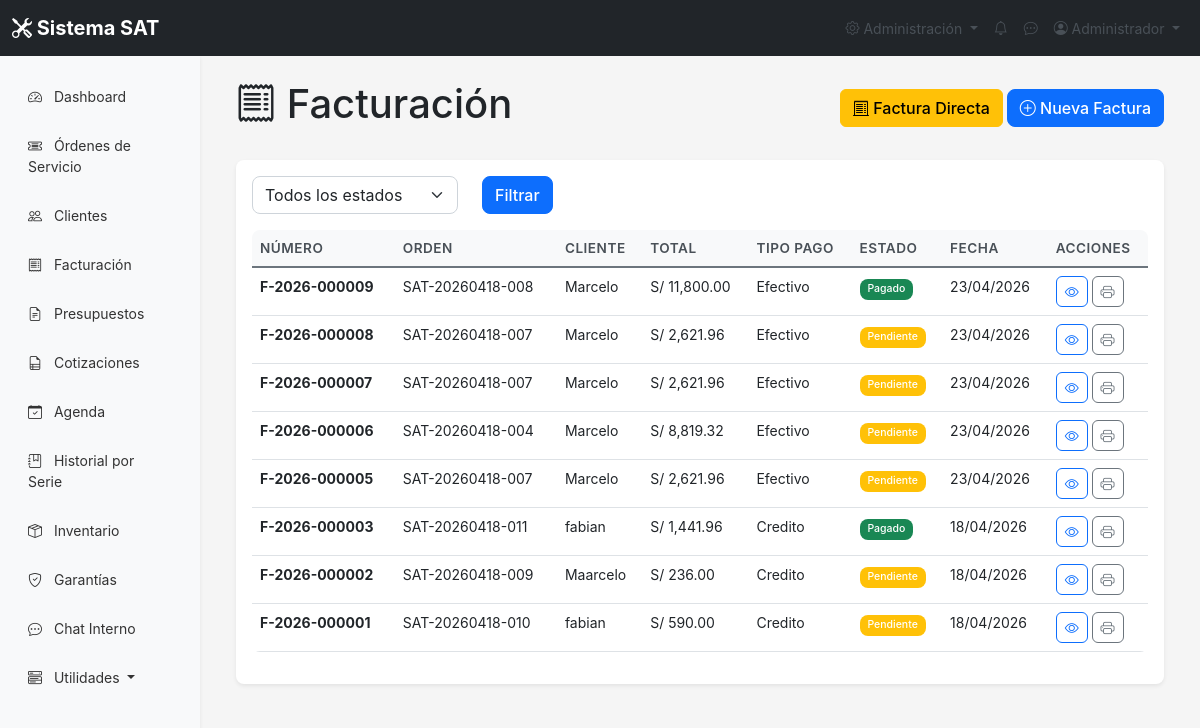
Screenshot of /facturacion/listar.php (signed in) with the database file from the repository.
### tables this page shows
CREATE TABLE IF NOT EXISTS `facturas` (
  `id` int NOT NULL AUTO_INCREMENT,
  `numero_factura` varchar(20) NOT NULL,
  `orden_id` int NOT NULL,
  `cliente_id` int NOT NULL,
  `subtotal` decimal(10,2) NOT NULL,
  `igv` decimal(10,2) NOT NULL,
  `total` decimal(10,2) NOT NULL,
  `tipo_pago` enum('efectivo','tarjeta','transferencia','credito') DEFAULT 'efectivo',
  `estado_pago` enum('pendiente','pagado','cancelado') DEFAULT 'pendiente',
  `fecha_emision` datetime DEFAULT CURRENT_TIMESTAMP,
  `fecha_pago` datetime DEFAULT NULL,
  `observaciones` text,
  PRIMARY KEY (`id`),
  UNIQUE KEY `numero_factura` (`numero_factura`),
  KEY `orden_id` (`orden_id`),
  KEY `cliente_id` (`cliente_id`)
);

CREATE TABLE IF NOT EXISTS `ordenes_servicio` (
  `id` int NOT NULL AUTO_INCREMENT,
  `codigo` varchar(20) NOT NULL,
  `equipo_id` int NOT NULL,
  `tecnico_id` int DEFAULT NULL,
  `cliente_id` int NOT NULL,
  `estado` enum('recibido','en_diagnostico','en_reparacion','esperando_repuestos','reparado','entregado','cancelado') DEFAULT 'recibido',
  `prioridad` enum('baja','normal','alta','urgente') DEFAULT 'normal',
  `diagnostico` text,
  `solucion` text,
  `observaciones` text,
  `fecha_ingreso` datetime DEFAULT CURRENT_TIMESTAMP,
  `fecha_diagnostico` datetime DEFAULT NULL,
  `fecha_reparacion` datetime DEFAULT NULL,
  `fecha_entrega` datetime DEFAULT NULL,
  `tiempo_estimado` int DEFAULT NULL,
  `costo_diagnostico` decimal(10,2) DEFAULT '0.00',
  `costo_reparacion` decimal(10,2) DEFAULT '0.00',
  `costo_total` decimal(10,2) DEFAULT '0.00',
  `nota_cliente` text,
  `estado_orden` enum('abierta','cerrada','cancelada') DEFAULT 'abierta',
  `sucursal_id` int DEFAULT NULL,
  PRIMARY KEY (`id`),
  UNIQUE KEY `codigo` (`codigo`),
  KEY `equipo_id` (`equipo_id`),
  KEY `tecnico_id` (`tecnico_id`),
  KEY `cliente_id` (`cliente_id`)
);

CREATE TABLE IF NOT EXISTS `clientes` (
  `id` int NOT NULL AUTO_INCREMENT,
  `nombre` varchar(100) NOT NULL,
  `email` varchar(100) DEFAULT NULL,
  `telefono` varchar(20) NOT NULL,
  `direccion` text,
  `dni` varchar(20) DEFAULT NULL,
  `fecha_registro` timestamp NULL DEFAULT CURRENT_TIMESTAMP,
  `estado` enum('activo','inactivo') DEFAULT 'activo',
  `sucursal_id` int DEFAULT NULL,
  PRIMARY KEY (`id`)
);

### include/funciones.php (called while the page is built, shortened)
<?php
require_once __DIR__ . '/../config/config.php';
function getAllFacturas($estado = '') {
    $conn = getConnection();
    $sql = "SELECT f.*, c.nombre as cliente_nombre, o.codigo as orden_codigo FROM facturas f JOIN clientes c ON f.cliente_id = c.id JOIN ordenes_servicio o ON f.orden_id = o.id";
    $sql .= " ORDER BY f.fecha_emision DESC";
    return $conn->query($sql);
}
?>

### config/config.php (called while the page is built, shortened)
<?php
function formatMoney($amount) {
    return 'S/ ' . number_format($amount, 2);
}
?>

### facturacion/listar.php (the view, shortened to what this page needs)
<?php
require_once '../config/config.php';
require_once '../include/funciones.php';
require_once '../include/header.php';
$estado = $_GET['estado'] ?? '';
$facturas = getAllFacturas($estado);
?>
<div class="container-fluid">
    <div class="d-flex justify-content-between align-items-center mb-4">
        <h1><i class="bi bi-receipt"></i> Facturación</h1>
        <div>
            <a href="crear.php?directa=1" class="btn btn-warning">
                <i class="bi bi-receipt-cutoff"></i> Factura Directa
            </a>
            <a href="crear.php" class="btn btn-primary">
                <i class="bi bi-plus-circle"></i> Nueva Factura
            </a>
        </div>
    </div>
    <div class="card">
        <div class="card-body">
            <form method="GET" class="mb-3">
                <div class="row">
                    <div class="col-md-3">
                        <select name="estado" class="form-select">
                            <option value="">Todos los estados</option>
                        </select>
                    </div>
                    <div class="col-md-2">
                        <button type="submit" class="btn btn-primary">Filtrar</button>
                    </div>
                </div>
            </form>
            <div class="table-responsive">
                <table class="table table-hover">
                    <thead>
                        <tr>
                            <th>Número</th>
                            <th>Orden</th>
                            <th>Cliente</th>
                            <th>Total</th>
                            <th>Tipo Pago</th>
                            <th>Estado</th>
                            <th>Fecha</th>
                            <th>Acciones</th>
                        </tr>
                    </thead>
                    <tbody>
                        <?php while ($factura = $facturas->fetch_assoc()): ?>
                        <tr>
                            <td><strong><?= $factura['numero_factura'] ?></strong></td>
                            <td><?= $factura['orden_codigo'] ?></td>
                            <td><?= htmlspecialchars($factura['cliente_nombre']) ?></td>
                            <td><?= formatMoney($factura['total']) ?></td>
                            <td><?= ucfirst($factura['tipo_pago']) ?></td>
                            <td>
                                <span class="badge bg-<?= $factura['estado_pago'] === 'pagado' ? 'success' : ($factura['estado_pago'] === 'pendiente' ? 'warning' : 'danger') ?>">
                                    <?= ucfirst($factura['estado_pago']) ?>
                                </span>
                            </td>
                            <td><?= date('d/m/Y', strtotime($factura['fecha_emision'])) ?></td>
                            <td>
                                <a href="ver.php?id=<?= $factura['id'] ?>" class="btn btn-sm btn-outline-primary" title="Ver">
                                    <i class="bi bi-eye"></i>
                                </a>
                                <a href="imprimir.php?id=<?= $factura['id'] ?>" class="btn btn-sm btn-outline-secondary" target="_blank" title="Imprimir">
                                    <i class="bi bi-printer"></i>
                                </a>
                            </td>
                        </tr>
                        <?php endwhile; ?>
                    </tbody>
                </table>
            </div>
        </div>
    </div>
</div>
<?php require_once '../include/footer.php'; ?>

### css/styles.css (style rules this page uses)
:root { --primary: #0d6efd; --secondary: #6c757d; --success: #198754; --danger: #dc3545; --warning: #ffc107; --info: #0dcaf0; --light: #f8f9fa; --dark: #212529; }
body { font-family: -apple-system, BlinkMacSystemFont, 'Segoe UI', Roboto, 'Helvetica Neue', Arial, sans-serif; font-size: 14px; background-color: #f5f5f5; }
.card { border: none; box-shadow: 0 0.125rem 0.25rem rgba(0, 0, 0, 0.075); border-radius: 0.5rem; }
.table th { font-weight: 600; color: #495057; background-color: #f8f9fa; }
.badge { padding: 0.35em 0.65em; font-weight: 500; }
.btn { border-radius: 0.375rem; font-weight: 500; }
.form-control, .form-select { border-radius: 0.375rem; border: 1px solid #ced4da; }
.btn-primary { background-color: var(--primary); border-color: var(--primary); }

### css/improved.css (style rules this page uses)
:root { --sat-primary: #0d6efd; --sat-secondary: #6c757d; --sat-success: #198754; --sat-danger: #dc3545; --sat-warning: #ffc107; --sat-info: #0dcaf0; --sat-light: #f8f9fa; --sat-dark: #212529; --sat-border-radius: 8px; --sat-shadow: 0 0.125rem 0.25rem rgba(0, 0, 0, 0.075); --sat-transition: all 0.3s ease; }
.btn-primary { border-radius: var(--sat-border-radius); transition: var(--sat-transition); }
.form-control, .form-select { border-radius: var(--sat-border-radius); transition: var(--sat-transition); }
.table { border-radius: var(--sat-border-radius); overflow: hidden; }
.table thead th { background: var(--sat-light); border-bottom: 2px solid var(--sat-secondary); font-weight: 600; text-transform: uppercase; font-size: 0.85rem; letter-spacing: 0.5px; }
.badge { padding: 0.5em 0.75em; border-radius: var(--sat-border-radius); font-weight: 500; }

### rows the page displays
facturas: numero_factura "F-2026-000009", ordenes_servicio.codigo "SAT-20260418-008", cliente.nombre "Marcelo", total "S/ 11,800.00", tipo_pago "Efectivo", estado_pago "Pagado", fecha_emision "23/04/2026"
facturas: numero_factura "F-2026-000008", ordenes_servicio.codigo "SAT-20260418-007", cliente.nombre "Marcelo", total "S/ 2,621.96", tipo_pago "Efectivo", estado_pago "Pendiente", fecha_emision "23/04/2026"
facturas: numero_factura "F-2026-000007", ordenes_servicio.codigo "SAT-20260418-007", cliente.nombre "Marcelo", total "S/ 2,621.96", tipo_pago "Efectivo", estado_pago "Pendiente", fecha_emision "23/04/2026"
facturas: numero_factura "F-2026-000006", ordenes_servicio.codigo "SAT-20260418-004", cliente.nombre "Marcelo", total "S/ 8,819.32", tipo_pago "Efectivo", estado_pago "Pendiente", fecha_emision "23/04/2026"
facturas: numero_factura "F-2026-000005", ordenes_servicio.codigo "SAT-20260418-007", cliente.nombre "Marcelo", total "S/ 2,621.96", tipo_pago "Efectivo", estado_pago "Pendiente", fecha_emision "23/04/2026"
facturas: numero_factura "F-2026-000003", ordenes_servicio.codigo "SAT-20260418-011", cliente.nombre "fabian", total "S/ 1,441.96", tipo_pago "Credito", estado_pago "Pagado", fecha_emision "18/04/2026"
facturas: numero_factura "F-2026-000002", ordenes_servicio.codigo "SAT-20260418-009", cliente.nombre "Maarcelo", total "S/ 236.00", tipo_pago "Credito", estado_pago "Pendiente", fecha_emision "18/04/2026"
facturas: numero_factura "F-2026-000001", ordenes_servicio.codigo "SAT-20260418-010", cliente.nombre "fabian", total "S/ 590.00", tipo_pago "Credito", estado_pago "Pendiente", fecha_emision "18/04/2026"

### other values shown
$_SESSION['nombre'] "Administrador"
